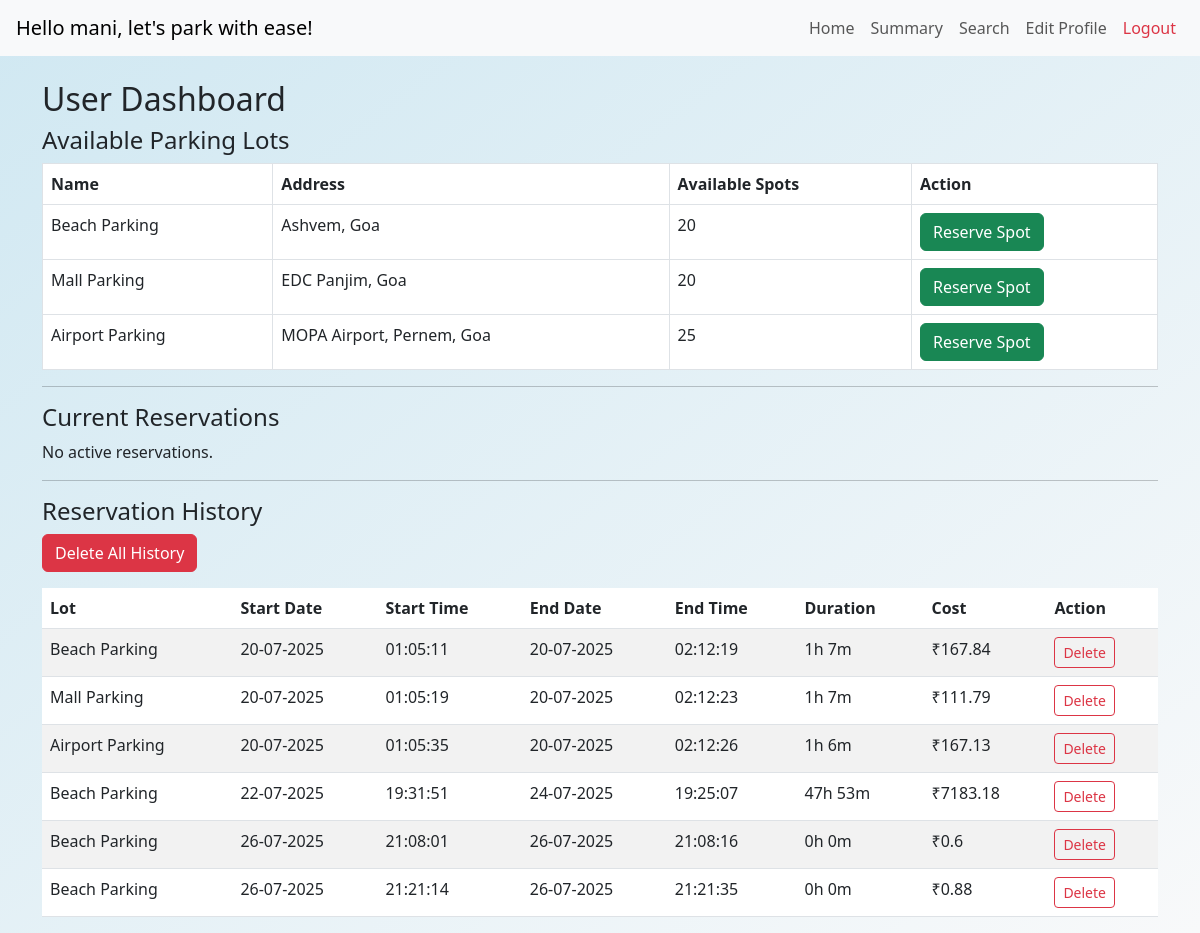
Screenshot of /user/dashboard (signed in) with the database file from the repository.
### app/models/models.py (models this page shows, shortened)
class User(UserMixin, db.Model):
    id = db.Column(db.Integer, primary_key=True)
    username = db.Column(db.String(80), unique=True, nullable=False)
    password = db.Column(db.String(120), nullable=False)
    role = db.Column(db.String(10), nullable=False)
    full_name = db.Column(db.String(120), nullable=False)
    address = db.Column(db.String(200), nullable=False)
    pin_code = db.Column(db.String(10), nullable=False)
    email = db.Column(db.String(120), unique=True, nullable=False)
    phone_number = db.Column(db.String(15), nullable=False)

class ParkingLot(db.Model):
    id = db.Column(db.Integer, primary_key=True)
    name = db.Column(db.String(120), nullable=False)
    address = db.Column(db.String(200), nullable=False)
    pin_code = db.Column(db.String(10), nullable=False)
    price = db.Column(db.Float, nullable=False)
    max_spots = db.Column(db.Integer, nullable=False)
    spots = db.relationship('ParkingSpot', backref='lot', lazy=True, cascade="all, delete-orphan")

class Reservation(db.Model):
    id = db.Column(db.Integer, primary_key=True)
    user_id = db.Column(db.Integer, db.ForeignKey('user.id'), nullable=False)
    spot_id= db.Column(db.Integer, db.ForeignKey('parking_spot.id', ondelete='CASCADE'), nullable=False)
    start_time = db.Column(db.DateTime, nullable=False)
    end_time = db.Column(db.DateTime, nullable=True)
    cost = db.Column(db.Float, nullable=False, default=0.0)
    vehicle_number = db.Column(db.String(20), nullable=False)
    user_deleted = db.Column(db.Boolean, default=False)
    spot = db.relationship('ParkingSpot', backref=db.backref('reservations', passive_deletes=True))

### app/views/routes.py (the view)
    @main.route('/user/dashboard')
    @login_required
    def user_dashboard():
        if current_user.role != 'user':
            return redirect(url_for('.login'))
        lots = ParkingLot.query.all()
        lot_data = []
        for lot in lots:
            available_spots = ParkingSpot.query.filter_by(lot_id=lot.id, status='A').count()
            lot_data.append({'lot': lot, 'available_spots': available_spots})
        current_reservations = Reservation.query.filter_by(user_id=current_user.id).filter(Reservation.end_time == None).all()
        past_reservations = Reservation.query.filter_by(user_id=current_user.id).filter(Reservation.end_time != None, Reservation.user_deleted == False).all()
        return render_template(
            'user_dashboard.html',
            lot_data=lot_data,
            current_reservations=current_reservations,
            past_reservations=past_reservations
        )

### app/templates/user_dashboard.html
{% extends 'base.html' %}
{% block content %}
<h2>User Dashboard</h2>
<h4>Available Parking Lots</h4>
<table class="table table-bordered">
    <tr><th>Name</th><th>Address</th><th>Available Spots</th><th>Action</th></tr>
    {% for item in lot_data %}
    <tr>
        <td>{{ item.lot.name }}</td>
        <td>{{ item.lot.address }}</td>
        <td>{{ item.available_spots }}</td>
        <td>
            <a class="btn btn-success" href="{{ url_for('.reserve', lot_id=item.lot.id) }}">Reserve Spot</a>
        </td>
    </tr>
    {% endfor %}
</table>
<hr>
<h4>Current Reservations</h4>
{% if current_reservations %}
<table class="table table-striped">
  <thead>
    <tr>
      <th>Lot</th><th>Start Date</th><th>Start Time</th><th>Action</th>
    </tr>
  </thead>
  <tbody>
    {% for r in current_reservations %}
    <tr>
      <td>{{ r.spot.lot.name }}</td>
      <td>{{ r.start_time.strftime('%d-%m-%Y') if r.start_time else 'N/A' }}</td>
      <td>{{ r.start_time.strftime('%H:%M:%S') if r.start_time else 'N/A' }}</td>
      <td>
       <a href="{{ url_for('.release', reservation_id=r.id) }}" class="btn btn-warning btn-sm">Release Spot</a>
      </td>
    </tr>
    {% endfor %}
  </tbody>
</table>
{% else %}
<p>No active reservations.</p>
{% endif %}
<hr>
<h4>Reservation History</h4>
{% if past_reservations %}
<form method="POST" action="{{ url_for('.delete_all_history') }}" onsubmit="return confirm('Delete ALL reservation history?');">
  <button type="submit" class="btn btn-danger mb-3">Delete All History</button>
</form>
<table class="table table-striped">
  <thead>
    <tr>
	<th>Lot</th>
    	<th>Start Date</th>
    	<th>Start Time</th>
    	<th>End Date</th>
    	<th>End Time</th>
    	<th>Duration</th>
    	<th>Cost</th>
    	<th>Action</th>
    </tr>
  </thead>
  <tbody>
    {% for r in past_reservations %}
    <tr>
      <td>{{ r.spot.lot.name }}</td>
      <td>{{ r.start_time.strftime('%d-%m-%Y') }}</td>
      <td>{{ r.start_time.strftime('%H:%M:%S') }}</td>
      <td>{{ r.end_time.strftime('%d-%m-%Y') }}</td>
      <td>{{ r.end_time.strftime('%H:%M:%S') }}</td>
      <td>
    	{% set duration = r.end_time - r.start_time %}
    	{% set hours = duration.total_seconds() // 3600 %}
    	{% set minutes = (duration.total_seconds() % 3600) // 60 %}
    	{{ hours|int }}h {{ minutes|int }}m
      </td>
      <td>₹{{ r.cost }}</td>
      <td>
        <form method="POST" action="{{ url_for('.delete_history', reservation_id=r.id) }}" onsubmit="return confirm('Delete this reservation record?');">
          <button type="submit" class="btn btn-outline-danger btn-sm">Delete</button>
        </form>
      </td>
    </tr>
    {% endfor %}
  </tbody>
</table>
{% else %}
<p>No history available.</p>
{% endif %}
{% endblock %}

### app/templates/base.html (shortened to what this page needs)
<!doctype html>
<html lang="en">
<head>
    <link href="https://cdn.jsdelivr.net/npm/bootstrap@5.3.0/dist/css/bootstrap.min.css" rel="stylesheet">
    <link href="https://cdn.jsdelivr.net/npm/bootstrap-icons@1.10.5/font/bootstrap-icons.css" rel="stylesheet">
</head>
<body>
{% if current_user.is_authenticated %}
<nav class="navbar navbar-expand-lg navbar-light bg-light px-3">
  <a class="navbar-brand" href="#">
    {% if current_user.role == 'admin' %}
      Welcome Admin
    {% else %}
      Hello {{ current_user.username }}, let's park with ease!
    {% endif %}
  </a>
  <div class="collapse navbar-collapse" id="navbarNav">
    <ul class="navbar-nav ms-auto">
      {% if current_user.role == 'admin' %}
        <li class="nav-item"><a class="nav-link" href="{{ url_for('.admin_dashboard') }}">Home</a></li>
        <li class="nav-item"><a class="nav-link" href="{{ url_for('.admin_users') }}">Users</a></li>
        <li class="nav-item"><a class="nav-link" href="{{ url_for('.admin_search') }}">Search</a></li>
        <li class="nav-item"><a class="nav-link" href="{{ url_for('.admin_summary') }}">Summary</a></li>
        <li class="nav-item"><a class="nav-link" href="{{ url_for('.admin_profile') }}">View/Edit Profile</a></li>
      {% elif current_user.role == 'user' %}
        <li class="nav-item"><a class="nav-link" href="{{ url_for('.user_dashboard') }}">Home</a></li>
        <li class="nav-item"><a class="nav-link" href="{{ url_for('.user_summary') }}">Summary</a></li>
        <li class="nav-item"><a class="nav-link" href="{{ url_for('.user_search') }}">Search</a></li>
        <li class="nav-item"><a class="nav-link" href="{{ url_for('.user_profile') }}">Edit Profile</a></li>
      {% endif %}
      <li class="nav-item"><a class="nav-link text-danger" href="{{ url_for('.logout') }}">Logout</a></li>
    </ul>
  </div>
</nav>
{% endif %}
<div class="container mt-4">
  {% block content %}{% endblock %}
</div>
</body>
</html>

### app/templates/base.html (style rules this page uses)
body { background: linear-gradient(to bottom right, #d0e8f2, #f8f9fa); min-height: 100vh; }

### rows the page displays
User: username "mani"
ParkingLot: lot.name "Beach Parking", lot.address "Ashvem, Goa"
ParkingLot: lot.name "Mall Parking", lot.address "EDC Panjim, Goa"
ParkingLot: lot.name "Airport Parking", lot.address "MOPA Airport, Pernem, Goa"
Reservation: spot.lot.name "Beach Parking", start_time "20-07-2025", start_time "01:05:11", end_time "20-07-2025", end_time "02:12:19", spot "1", id "7", cost "167.84"
Reservation: spot.lot.name "Mall Parking", start_time "20-07-2025", start_time "01:05:19", end_time "20-07-2025", end_time "02:12:23", hours "1", minutes "7", cost "111.79"
Reservation: spot.lot.name "Airport Parking", start_time "20-07-2025", start_time "01:05:35", end_time "20-07-2025", end_time "02:12:26", hours "1", minutes "6", cost "167.13"
Reservation: spot.lot.name "Beach Parking", start_time "22-07-2025", start_time "19:31:51", end_time "24-07-2025", end_time "19:25:07", hours "47", minutes "53", cost "7183.18"
Reservation: spot.lot.name "Beach Parking", start_time "26-07-2025", start_time "21:08:01", end_time "26-07-2025", end_time "21:08:16", user_deleted "0", cost "0.6"
Reservation: spot.lot.name "Beach Parking", start_time "26-07-2025", start_time "21:21:14", end_time "26-07-2025", end_time "21:21:35", user_deleted "0", cost "0.88"

### other values shown
{{ item.available_spots }} "20" "20" "25"
